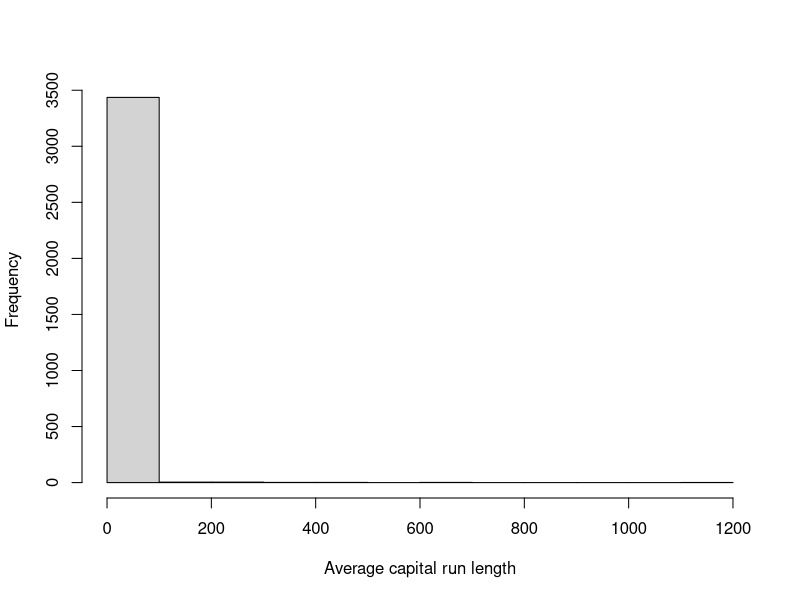
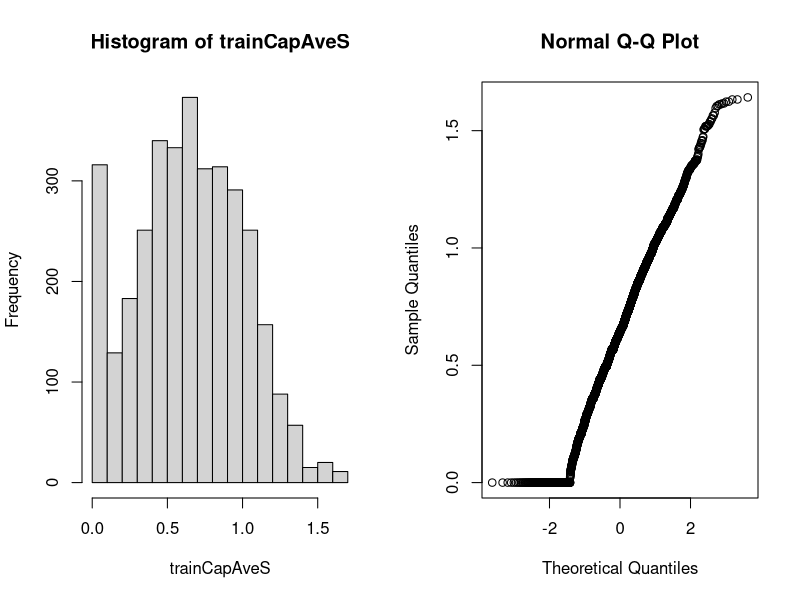
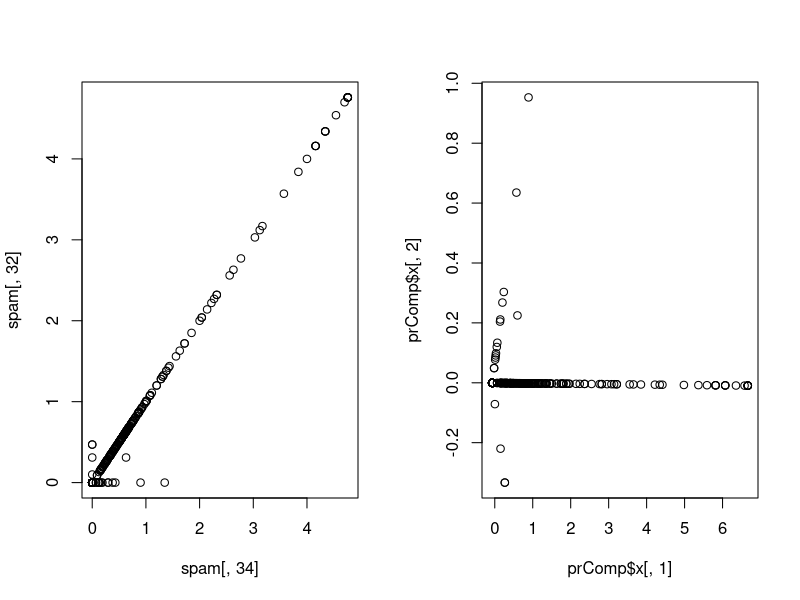
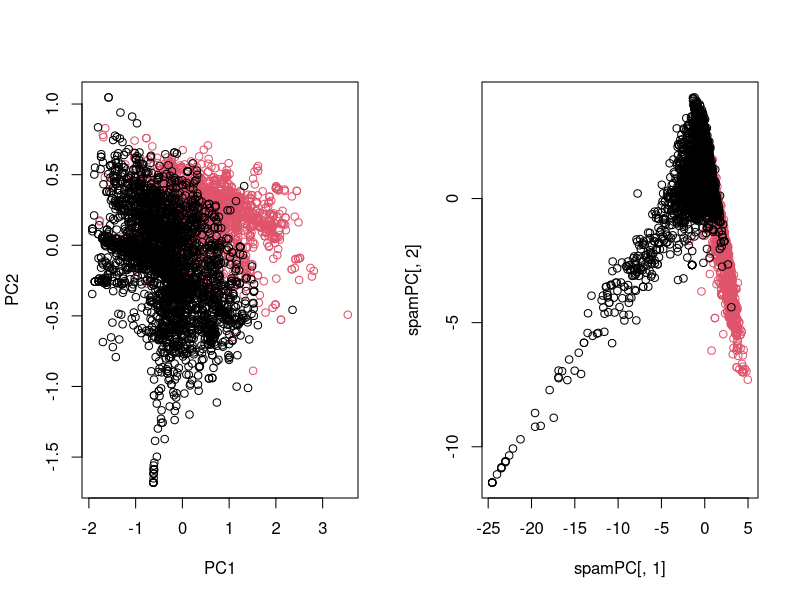

Source code (R) for these figures, in order: (Note: this script raises an error after producing the figures.)
library(caret)
library(kernlab)

data(spam)

#createDataPartition generates the indexes to be used in the partition
inTrain <- createDataPartition(y=spam$type, p=0.75, list = FALSE)

training <- spam[inTrain,]
testing <- spam[-inTrain,]

#By plotting the variables we check for weird behaviours in their distribution, skewed
# distributions etc -> need to transform them in order to make them more useful for
# prediction algorithms. This is particularly true when you're using
# model based algorithms. Like linear discriminate analysis, naive Bayes, linear regression

# histogram of average of capital letters IN A ROW, in spam training set
hist(training$capitalAve, main = "", xlab = "Average capital run length")

# In the histogram we can see that most averages ara about 0 to 100 but there are
# a few moch more larger (up to 1200) so we have a very SKEWED VARIABLE

mean(training$capitalAve)
# [1] 5.092227
sd(training$capitalAve)
# [1] 29.72811

# The standard deviation shows how  highly variable the variable is,
# so the need to preprocess:

# Standardizing  -----------------------------------------------------------

trainCapAve <- training$capitalAve
trainCapAveS <- (trainCapAve-mean(trainCapAve))/sd(trainCapAve)
mean(trainCapAveS) #really close to zero
sd(trainCapAveS) # 1

#Standardizing the test set
# IMPORTANT when running a prediction model on the testing set, we standardize
# the set using the mean and sd FROM the TRAINING set

testCapAve <- testing$capitalAve
testCapAveS <- (testCapAve-mean(trainCapAve))/sd(trainCapAve)
mean(testCapAveS) # WILL not be zero
sd(testCapAveS)  # WILL not be 1


# caret::preProcess function ----------------------------------------------

names(training)[58]
# [1] "type"
preObj <- preProcess(training[,-58], method = c("center","scale"))
# This will create an object usable to preprocess both the training and testing set
# this method performs the same normal standardization as in the previous chunk
# On ALL VARIABLES

trainCapAveS <- predict(preObj, training[,-58])$capitalAve
mean(trainCapAveS)
sd(trainCapAveS)

# the same preObj can be used to preprocess the testing set. The predict
# function will take the same values calculated with the traininig set an apply them
# to the testing set
testCapAveS <- predict(preObj, testing[,-58])$capitalAve
mean(testCapAveS)
sd(testCapAveS)

# PASSING preProcess as an ARGUMENT to caret::train function
set.seed(32343)
modelFit <- train(type ~., data = training, preProcess=c("center", "scale"),
                  method="glm")
modelFit

# Box Cox Transform -------------------------------------------------------


# A Box Cox transformation is a way to transform non-normal dependent variables into a
# normal shape. Normality is an important assumption for many statistical techniques;
# if your data isn’t normal, applying a Box-Cox means that you are able to run a broader
# number of tests.

preObj <- preProcess(training[,-58], method = c("BoxCox"))
trainCapAveS <- predict(preObj, training[,-58])$capitalAve

#checking that the new data is normal:
par(mfrow=c(1,2))
hist(trainCapAveS)
qqnorm(trainCapAveS)

# Impute data -------------------------------------------------------------

# if some data is missing (NA's) we have to impute values into the data set, since
# usually prediction and training algorithms don't handle missing data


# For the example make some values NA
set.seed(13343)
training$capAveNA <- training$capitalAve
selectNA <- rbinom(dim(training)[1], size = 1, prob = 0.05) == 1
training$capAveNA[selectNA] <- NA

# Impute and standardize (impute using k-nearest neighbors)
preObj <- preProcess(training[,-58], method = c("knnImpute"))
capAve <- predict(preObj, training[,-58])$capAveNA

# Standardize True Values
capAveTruth <- training$capitalAve
capAveTruth <- (capAveTruth-mean(capAveTruth))/sd(capAveTruth)

# compare the true standardized set with the standardized imputed set
quantile(capAve - capAveTruth)

# Just the imputed values
quantile((capAve - capAveTruth)[selectNA])

# Principal Components Analysis -------------------------------------------

# FIRST we find which variables have a correlation bigger than 0.8
M <- abs(cor(training[,-58])) #column 58 is the output ("type" two levels: "spam" "nospam")
diag(M) <- 0 # to get rid of the 1's in the diagonal of the matrix of correlations
which(M > 0.8, arr.ind = TRUE)

##        row col
## num415  34  32
## num857  32  34

## So the variables "num415" and "num857" are highly correlated

names(spam)[c(34,32)]

## [1] "num415" "num857"

plot(spam[,34], spam[,32])

## PCA in use prcomp
smallSpam <- spam[,c(34,32)]
prComp <- prcomp(smallSpam)
plot(prComp$x[,1], prComp$x[,2])

prComp$rotation

##              PC1        PC2
## num415 0.7080625  0.7061498
## num857 0.7061498 -0.7080625

## So the first principal component is almost identical to adding the two variables, and the second subtracting

# PCA on spam data --------------------------------------------------------

typeColor <- ((spam$type=="spam")*1 + 1) #black if spam, red if not spam
prComp <- prcomp(log10(spam[,-58] + 1))
plot(prComp$x[,1], prComp$x[,2], col = typeColor, xlab = "PC1", ylab = "PC2")

## PCA with caret
preProc <- preProcess(log10(spam[,-58]+1), method = "pca", pcaComp = 2)
spamPC <- predict(preProc, log10(spam[,-58]+1))
plot(spamPC[,1],spamPC[,2], col = typeColor)

## fitting the model with principal components
preProc <- preProcess(log10(training[,-58]+1), method = "pca", pcaComp = 2)
trainPC <- predict(preProc, log10(training[,-58]+1))
modelFit <- train(x = trainPC, y = training$type,method="glm")

## trying the model with PCA on the testing set
testPC <- predict(preProc, log10(testing[,-58]+1))
confusionMatrix(testing$type, predict(object = modelFit,testPC))

## Doing the preprocessing as part of the training process
modelFit <- train(type ~ ., method = "glm", preProcess = "pca", data = training)

## predict on the testing set and confusion matrix
confusionMatrix(testing$type, predict(object = modelFit,testing))

## Confusion Matrix and Statistics

##           Reference
## Prediction nonspam spam
##    nonspam     666   31
##    spam         63  390

##                Accuracy : 0.9183
##                  95% CI : (0.9009, 0.9334)
##     No Information Rate : 0.6339
##     P-Value [Acc > NIR] : < 2.2e-16

##                   Kappa : 0.8267
##  Mcnemar's Test P-Value : 0.001387

##             Sensitivity : 0.9136
##             Specificity : 0.9264
##          Pos Pred Value : 0.9555
##          Neg Pred Value : 0.8609
##              Prevalence : 0.6339
##          Detection Rate : 0.5791
##    Detection Prevalence : 0.6061
##       Balanced Accuracy : 0.9200

##        'Positive' Class : nonspam
